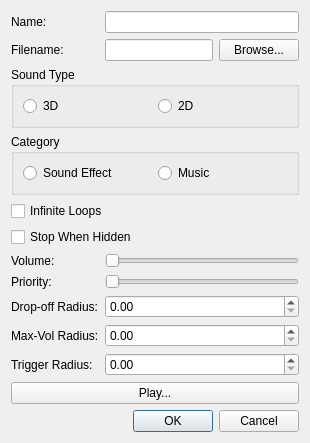
<?xml version="1.0" encoding="UTF-8"?>
<ui version="4.0">
 <class>SoundEditDialog</class>
 <widget class="QDialog" name="SoundEditDialog">
  <property name="windowTitle">
   <string>Sound Object</string>
  </property>
  <layout class="QVBoxLayout" name="verticalLayout">
   <item>
    <layout class="QFormLayout" name="formLayout">
     <item row="0" column="0">
      <widget class="QLabel" name="nameLabel">
       <property name="text">
        <string>Name:</string>
       </property>
       <property name="buddy">
        <cstring>nameEdit</cstring>
       </property>
      </widget>
     </item>
     <item row="0" column="1">
      <widget class="QLineEdit" name="nameEdit">
       <property name="maxLength">
        <number>15</number>
       </property>
      </widget>
     </item>
     <item row="1" column="0">
      <widget class="QLabel" name="filenameLabel">
       <property name="text">
        <string>Filename:</string>
       </property>
       <property name="buddy">
        <cstring>fileEdit</cstring>
       </property>
      </widget>
     </item>
     <item row="1" column="1">
      <layout class="QHBoxLayout" name="fileLayout">
       <item>
        <widget class="QLineEdit" name="fileEdit"/>
       </item>
       <item>
        <widget class="QPushButton" name="browseButton">
         <property name="text">
          <string>Browse...</string>
         </property>
        </widget>
       </item>
      </layout>
     </item>
     <item row="2" column="0" colspan="2">
      <widget class="QGroupBox" name="typeGroup">
       <property name="title">
        <string>Sound Type</string>
       </property>
       <layout class="QHBoxLayout" name="typeLayout">
        <item>
         <widget class="QRadioButton" name="radio3d">
          <property name="text">
           <string>3D</string>
          </property>
         </widget>
        </item>
        <item>
         <widget class="QRadioButton" name="radio2d">
          <property name="text">
           <string>2D</string>
          </property>
         </widget>
        </item>
       </layout>
      </widget>
     </item>
     <item row="3" column="0" colspan="2">
      <widget class="QGroupBox" name="categoryGroup">
       <property name="title">
        <string>Category</string>
       </property>
       <layout class="QHBoxLayout" name="categoryLayout">
        <item>
         <widget class="QRadioButton" name="radioEffect">
          <property name="text">
           <string>Sound Effect</string>
          </property>
         </widget>
        </item>
        <item>
         <widget class="QRadioButton" name="radioMusic">
          <property name="text">
           <string>Music</string>
          </property>
         </widget>
        </item>
       </layout>
      </widget>
     </item>
     <item row="4" column="0" colspan="2">
      <widget class="QCheckBox" name="infiniteLoops">
       <property name="text">
        <string>Infinite Loops</string>
       </property>
      </widget>
     </item>
     <item row="5" column="0" colspan="2">
      <widget class="QCheckBox" name="stopWhenHidden">
       <property name="text">
        <string>Stop When Hidden</string>
       </property>
      </widget>
     </item>
     <item row="6" column="0">
      <widget class="QLabel" name="volumeLabel">
       <property name="text">
        <string>Volume:</string>
       </property>
       <property name="buddy">
        <cstring>volumeSlider</cstring>
       </property>
      </widget>
     </item>
     <item row="6" column="1">
      <widget class="QSlider" name="volumeSlider">
       <property name="minimum">
        <number>0</number>
       </property>
       <property name="maximum">
        <number>100</number>
       </property>
       <property name="orientation">
        <enum>Qt::Horizontal</enum>
       </property>
      </widget>
     </item>
     <item row="7" column="0">
      <widget class="QLabel" name="priorityLabel">
       <property name="text">
        <string>Priority:</string>
       </property>
       <property name="buddy">
        <cstring>prioritySlider</cstring>
       </property>
      </widget>
     </item>
     <item row="7" column="1">
      <widget class="QSlider" name="prioritySlider">
       <property name="minimum">
        <number>0</number>
       </property>
       <property name="maximum">
        <number>100</number>
       </property>
       <property name="orientation">
        <enum>Qt::Horizontal</enum>
       </property>
      </widget>
     </item>
     <item row="8" column="0">
      <widget class="QLabel" name="dropOffLabel">
       <property name="text">
        <string>Drop-off Radius:</string>
       </property>
       <property name="buddy">
        <cstring>dropOffEdit</cstring>
       </property>
      </widget>
     </item>
     <item row="8" column="1">
      <widget class="QDoubleSpinBox" name="dropOffEdit">
       <property name="decimals">
        <number>2</number>
       </property>
       <property name="minimum">
        <double>0.000000000000000</double>
       </property>
       <property name="maximum">
        <double>100000.000000000000000</double>
       </property>
      </widget>
     </item>
     <item row="9" column="0">
      <widget class="QLabel" name="maxVolLabel">
       <property name="text">
        <string>Max-Vol Radius:</string>
       </property>
       <property name="buddy">
        <cstring>maxVolEdit</cstring>
       </property>
      </widget>
     </item>
     <item row="9" column="1">
      <widget class="QDoubleSpinBox" name="maxVolEdit">
       <property name="decimals">
        <number>2</number>
       </property>
       <property name="minimum">
        <double>0.000000000000000</double>
       </property>
       <property name="maximum">
        <double>100000.000000000000000</double>
       </property>
      </widget>
     </item>
     <item row="10" column="0">
      <widget class="QLabel" name="triggerRadiusLabel">
       <property name="text">
        <string>Trigger Radius:</string>
       </property>
       <property name="buddy">
        <cstring>triggerRadiusEdit</cstring>
       </property>
      </widget>
     </item>
     <item row="10" column="1">
      <widget class="QDoubleSpinBox" name="triggerRadiusEdit">
       <property name="decimals">
        <number>2</number>
       </property>
       <property name="minimum">
        <double>0.000000000000000</double>
       </property>
       <property name="maximum">
        <double>100000.000000000000000</double>
       </property>
      </widget>
     </item>
    </layout>
   </item>
   <item>
    <widget class="QPushButton" name="playButton">
     <property name="text">
      <string>Play...</string>
     </property>
    </widget>
   </item>
   <item>
    <widget class="QDialogButtonBox" name="buttonBox">
     <property name="standardButtons">
      <set>QDialogButtonBox::Cancel|QDialogButtonBox::Ok</set>
     </property>
    </widget>
   </item>
  </layout>
 </widget>
 <resources/>
 <connections/>
</ui>
